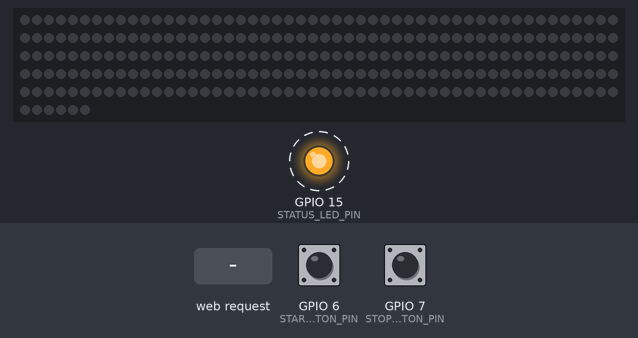
A sketch run on a simulated ESP32-S3. On the bench: 256 RGB LEDs in strip order, left to right, continuing on the next row, output pins drawn as LEDs (lit = HIGH). Dashed ring = blinking. The inputs (shaded band) are chosen by the test bench; at power-on: GPIO 6 (START_BUTTON_PIN) HIGH, GPIO 7 (STOP_BUTTON_PIN) HIGH. Dim RGB values are drawn brighter than linear; WiFi joins after 1.5 s; servers stay silent unless stated; what the sketch prints to the serial monitor is not drawn.

Above: at 2.8 s.
2.9 s: GPIO 6 (START_BUTTON_PIN) pulled LOW for 0.15 s
3.6 s: GPIO 7 (STOP_BUTTON_PIN) pulled LOW for 0.15 s
At 3.89 s:
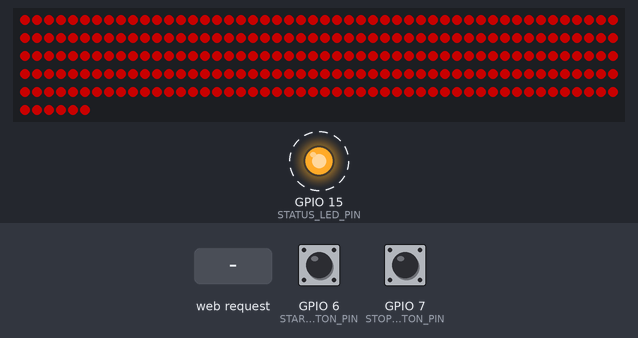
6.6 s: HTTP request GET /pulse?id=0 received
9.6 s: HTTP request GET /pulse?id=1 received
11.1 s: GPIO 6 (START_BUTTON_PIN) pulled LOW for 1 s
At 17.0 s:
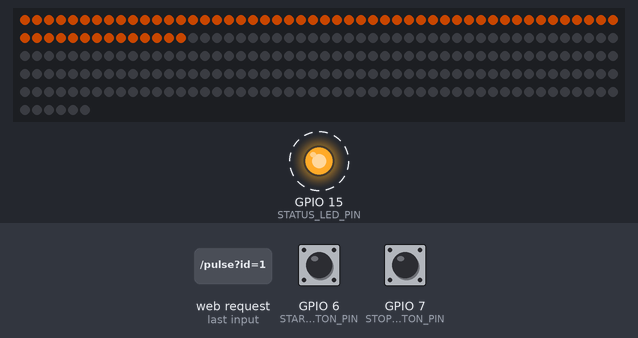
At 20.0 s:
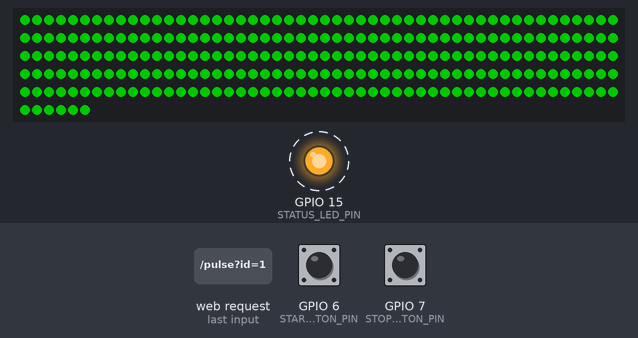
Timing chart, 0 to 22.6 s (numbered marks = the images above; inputs shaded):
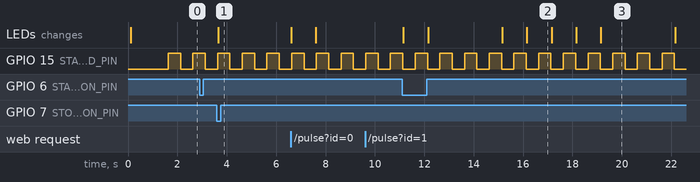

Measured:
- after the input at 11.1 s, the LEDs: first change after 0.05 s (image 2 shows a later state)
- by itself, GPIO 15 (STATUS_LED_PIN): alternates HIGH for 0.50 s and LOW for 0.50 s
- what the display in image 2 shows lasts 1.0 s, from 16.2 s to 17.2 s

The sketch:

ESP_MATRIX_V2.ino
```cpp
#include <Adafruit_NeoPixel.h>
#include <WiFi.h>
#include <WebServer.h>
#include <ESPmDNS.h>

// ---- ESP32 Access Point ----
const char* apSSID = "ESP32-Control";
const char* apPassword = "Password123";

// ---- Local WiFi ----
const char* wifiSSID = "HOGWARTS";
const char* wifiPassword = "karinak1990";

WebServer server(80);

// ---- LED strip config ----
#define LED_PIN     5
#define NUM_LEDS    256
#define LED_SEQ     64
#define BRIGHTNESS  100  // 0-255

#define STATUS_LED_PIN 15

// ---- Button config ----
#define START_BUTTON_PIN 6
#define STOP_BUTTON_PIN  7
const unsigned long DEBOUNCE_MS = 50;

Adafruit_NeoPixel np(NUM_LEDS, LED_PIN, NEO_GRB + NEO_KHZ800);

// forward-declare Button so Arduino's automatic prototype generation compiles
struct Button;

void fill(uint8_t r, uint8_t g, uint8_t b) {
  uint32_t c = np.Color(r, g, b);
  for (int i = 0; i < NUM_LEDS; i++) {
    np.setPixelColor(i, c);
  }
  np.show();
}

void clearAll() {
  fill(0, 0, 0);
}

// ---- Status LED blink (non-blocking heartbeat) ----
unsigned long lastBlink = 0;
bool statusLedState = false;
const unsigned long blinkInterval = 500;

void updateStatusLed() {
  if (millis() - lastBlink >= blinkInterval) {
    lastBlink = millis();
    statusLedState = !statusLedState;
    digitalWrite(STATUS_LED_PIN, statusLedState);
  }
}

// ---- Button debouncing ----
struct Button {
  uint8_t pin;
  bool lastReading;
  bool stableState;
  unsigned long lastChangeTime;
};

Button startBtn = {START_BUTTON_PIN, HIGH, HIGH, 0};
Button stopBtn  = {STOP_BUTTON_PIN,  HIGH, HIGH, 0};

// returns true exactly once, on the press edge (HIGH -> LOW, since INPUT_PULLUP)
bool checkPressed(Button &b) {
  bool reading = digitalRead(b.pin);
  if (reading != b.lastReading) {
    b.lastChangeTime = millis();
  }
  bool pressedEdge = false;
  if ((millis() - b.lastChangeTime) > DEBOUNCE_MS) {
    if (reading != b.stableState) {
      bool previousStable = b.stableState;
      b.stableState = reading;
      if (previousStable == HIGH && b.stableState == LOW) {
        pressedEdge = true;
      }
    }
  }
  b.lastReading = reading;
  return pressedEdge;
}

// ---- Sequence state machine ----
enum SeqState {
  SEQ_IDLE,          // off, waiting for Start
  SEQ_RED_ALL_ON,
  SEQ_RED_ALL_OFF,
  SEQ_ORANGE_SEG1,
  SEQ_ORANGE_SEG2,
  SEQ_ORANGE_SEG3,
  SEQ_GREEN_ALL,
  SEQ_DONE,          // sequence finished, LEDs off, waiting for Start
  SEQ_STOPPED_RED    // forced solid red after Stop, waiting for Start
};

void enterState(SeqState newState);
void startSequence();
void stopSequence();
void updateSequence();

SeqState seqState = SEQ_IDLE;
unsigned long stateEnteredAt = 0;
uint8_t orangeSegmentIndex = 0;
bool redOffIsInitial = false;

const unsigned long RED_ON_MS     = 3000; // 3s
const unsigned long RED_OFF_MS    = 1000; // 1s
const unsigned long ORANGE_ON_MS  = 1000; // 1s per 40-LED segment
const unsigned long GREEN_ON_MS   = 3000; // 3s

void enterState(SeqState newState) {
  seqState = newState;
  stateEnteredAt = millis();

  switch (seqState) {
    case SEQ_IDLE:
    case SEQ_DONE:
      clearAll();
      break;
    case SEQ_RED_ALL_ON:
      fill(255, 0, 0); // red
      break;
    case SEQ_RED_ALL_OFF:
      clearAll();
      break;
    case SEQ_ORANGE_SEG1:
    case SEQ_ORANGE_SEG2:
    case SEQ_ORANGE_SEG3: {
      // clearAll();
      int start = (orangeSegmentIndex) * LED_SEQ;
      int end = start + LED_SEQ;
      if (start < 0) start = 0;
      if (end > NUM_LEDS) end = NUM_LEDS;
      uint32_t c = np.Color(255, 90, 0);
      for (int i = start; i < end; i++) np.setPixelColor(i, c);
      np.show();
      break;
    }
    case SEQ_GREEN_ALL:
      fill(0, 255, 0); // green
      break;
    case SEQ_STOPPED_RED:
      fill(255, 0, 0); // red
      break;
  }
}

void startSequence() {
  orangeSegmentIndex = 0;
  redOffIsInitial = true;
  enterState(SEQ_RED_ALL_OFF);
}

void stopSequence() {
  enterState(SEQ_STOPPED_RED);
}

void updateSequence() {
  unsigned long elapsed = millis() - stateEnteredAt;

  switch (seqState) {
    case SEQ_RED_ALL_ON:
      if (elapsed >= RED_ON_MS) {
        redOffIsInitial = false;
        enterState(SEQ_RED_ALL_OFF);
      }
      break;

    case SEQ_RED_ALL_OFF:
      if (elapsed >= RED_OFF_MS) {
        if (redOffIsInitial) {
          // initial off before red: go to red on
          redOffIsInitial = false;
          enterState(SEQ_RED_ALL_ON);
        } else {
          // regular off after red: proceed to orange segments
          orangeSegmentIndex = 0;
          enterState(SEQ_ORANGE_SEG1);
        }
      }
      break;

    case SEQ_ORANGE_SEG1:
      if (elapsed >= ORANGE_ON_MS) {
        orangeSegmentIndex = 1;
        enterState(SEQ_ORANGE_SEG2);
      }
      break;

    case SEQ_ORANGE_SEG2:
      if (elapsed >= ORANGE_ON_MS) {
        orangeSegmentIndex = 2;
        enterState(SEQ_ORANGE_SEG3);
      }
      break;

    case SEQ_ORANGE_SEG3:
      if (elapsed >= ORANGE_ON_MS) {
        enterState(SEQ_GREEN_ALL);
      }
      break;

    case SEQ_GREEN_ALL:
      if (elapsed >= GREEN_ON_MS) enterState(SEQ_DONE);
      break;

    case SEQ_IDLE:
    case SEQ_DONE:
    case SEQ_STOPPED_RED:
      // nothing to do, waiting for a button press
      break;
  }
}

void handleRoot()
{
    server.send(200, "text/html", R"rawliteral(
<!DOCTYPE html>
<html>

<head>

<meta name="viewport" content="width=device-width, initial-scale=1">

<style>

body {
    background: linear-gradient(180deg, #111318 0%, #202124 100%);
    color: #f8fafc;
    font-family: Arial, Helvetica, sans-serif;
    text-align: center;
    margin: 0;
    min-height: 100vh;
    display: flex;
    align-items: center;
    justify-content: center;
}

.panel {
    width: min(92vw, 420px);
    background: rgba(255, 255, 255, 0.05);
    border: 1px solid rgba(255, 255, 255, 0.08);
    border-radius: 20px;
    padding: 26px 20px 18px;
    box-shadow: 0 14px 40px rgba(0, 0, 0, 0.35);
}

h2 {
    margin: 0 0 18px;
    font-size: 28px;
    letter-spacing: 0.5px;
}

button {
    width: 100%;
    height: 84px;
    font-size: 22px;
    font-weight: 700;
    margin: 12px 0;
    border: none;
    border-radius: 16px;
    cursor: pointer;
    color: #0f172a;
    background: linear-gradient(180deg, #f8fafc 0%, #cbd5e1 100%);
    box-shadow: 0 8px 18px rgba(0, 0, 0, 0.25);
    transition: transform 0.08s ease, background 0.2s ease, box-shadow 0.2s ease, opacity 0.2s ease;
}

button:hover {
    filter: brightness(1.05);
}

button:active {
    transform: scale(0.98);
}

button.pressed {
    background: linear-gradient(180deg, #4ade80 0%, #16a34a 100%);
    color: white;
    box-shadow: 0 8px 24px rgba(34, 197, 94, 0.45);
}

button:disabled {
    cursor: wait;
    opacity: 0.9;
}

</style>

<script>

function press(id) {
    const button = document.querySelector(`[data-id="${id}"]`);
    if (!button || button.disabled) {
        return;
    }

    button.disabled = true;
    button.classList.add('pressed');

    fetch("/pulse?id=" + id)
        .then(response => response.text())
        .then(data => console.log(data))
        .catch(error => console.error(error))
        .finally(() => {
            setTimeout(() => {
                button.classList.remove('pressed');
                button.disabled = false;
            }, 1000);
        });
}

</script>

</head>

<body>

<div class="panel">
    <h2>ESP32 Remote Buttons</h2>

    <button data-id="0" onclick="press(0)">START</button>
    <button data-id="1" onclick="press(1)">STOP</button>
    <button data-id="2" onclick="press(2)">SPARE</button>
</div>

</body>
</html>
)rawliteral");
}

void handlePulse()
{
    if (!server.hasArg("id"))
    {
        server.send(400, "text/plain", "Missing ID");
        return;
    }

    int id = server.arg("id").toInt();

    switch (id) {
      case 0:
        startSequence();
        server.send(200, "text/plain", "START");
        return;
      case 1:
        stopSequence();
        server.send(200, "text/plain", "STOP");
        return;
      case 2:
        server.send(200, "text/plain", "SPARE");
        return;
      default:
        server.send(400, "text/plain", "Invalid ID");
        return;
    }
}

void startWebServer()
{
  server.on("/", HTTP_GET, handleRoot);
  server.on("/pulse", HTTP_GET, handlePulse);
  server.onNotFound([]() {
    server.send(404, "text/plain", "Not found");
  });
  server.begin();
  Serial.println("Web server started on port 80");
}

void connectWiFi()
{
  Serial.println();
  Serial.println("Connecting to WiFi station...");

  WiFi.mode(WIFI_MODE_STA);
  WiFi.begin(wifiSSID, wifiPassword);

  unsigned long startAttempt = millis();
  while (millis() - startAttempt < 10000) {
    if (WiFi.status() == WL_CONNECTED) {
      break;
    }
    delay(250);
    Serial.print('.');
  }

  if (WiFi.status() == WL_CONNECTED) {
    Serial.println();
    Serial.println("Connected to WiFi network as station");
    Serial.print("SSID: ");
    Serial.println(WiFi.SSID());
    Serial.print("IP address: ");
    Serial.println(WiFi.localIP());

    if (MDNS.begin("esp32led")) {
      Serial.println("mDNS responder started at esp32led.local");
    } else {
      Serial.println("mDNS responder failed");
    }
  } else {
    Serial.println();
    Serial.println("Station connection failed, starting access point...");
    WiFi.mode(WIFI_MODE_AP);
    WiFi.softAP(apSSID, apPassword);
    IPAddress apIP = WiFi.softAPIP();
    Serial.print("AP SSID: ");
    Serial.println(apSSID);
    Serial.print("AP IP address: ");
    Serial.println(apIP);
  }
}

void setup() {
  Serial.begin(115200);
  delay(100);
  Serial.println();
  Serial.println("ESP32 LED Matrix starting...");

  np.begin();
  np.setBrightness(BRIGHTNESS);
  np.show();

  pinMode(STATUS_LED_PIN, OUTPUT);
  pinMode(START_BUTTON_PIN, INPUT_PULLUP);
  pinMode(STOP_BUTTON_PIN, INPUT_PULLUP);

  enterState(SEQ_IDLE);

  connectWiFi();
  startWebServer();
}

void loop() {
  updateStatusLed();
  server.handleClient();

  if (checkPressed(startBtn)) {
    startSequence();
  }
  if (checkPressed(stopBtn)) {
    stopSequence();
  }

  updateSequence();
}
```
